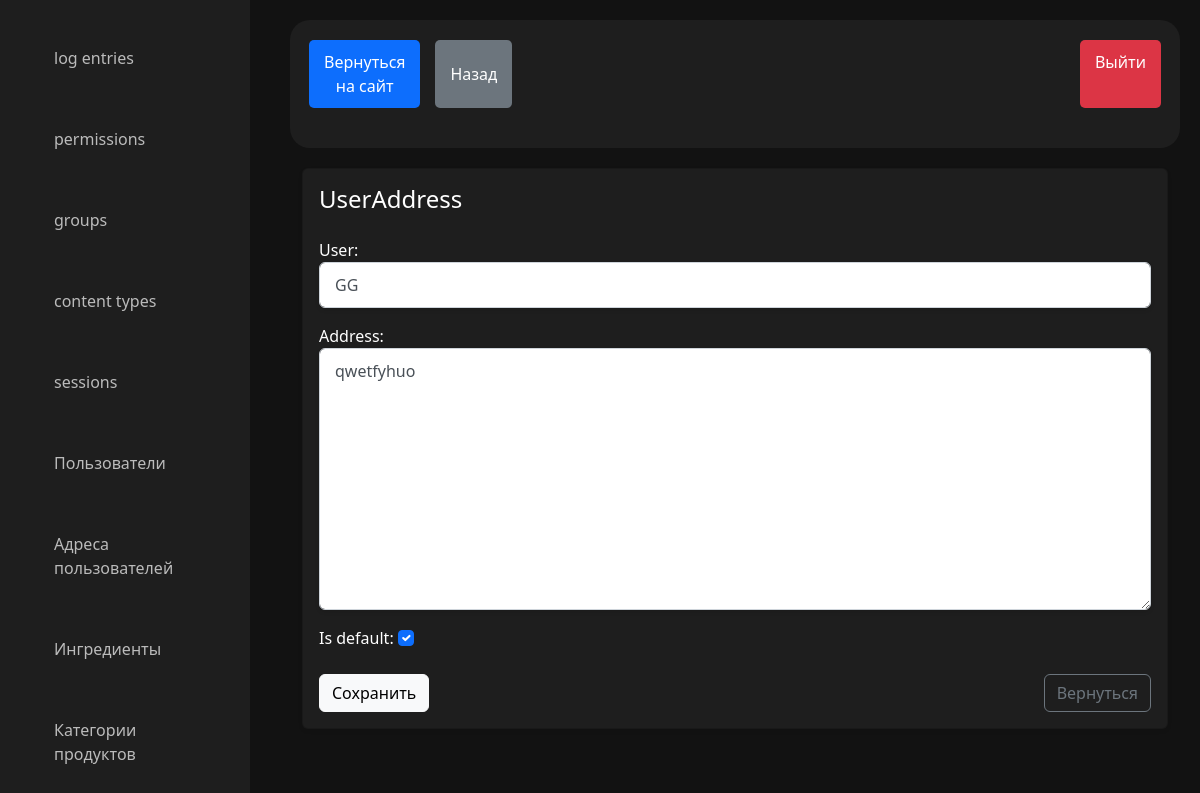
/request/model/UserAddress/edit/3/ (signed in), run on the app's committed database.
### main/models.py (models this page shows, shortened)
class UserAddress(models.Model):
    user = models.ForeignKey(User, on_delete=models.CASCADE, related_name="addresses")
    address = models.TextField()
    is_default = models.BooleanField(default=False)
    class Meta:
        verbose_name = "Адрес пользователя"
        verbose_name_plural = "Адреса пользователей"
        ordering = ['-is_default']

### adminpanel/decorators.py (the view)
    def wrapper(request, *args, **kwargs):
        if not request.user.is_superuser:
            raise PermissionDenied
        return view_func(request, *args, **kwargs)

### adminpanel/forms.py (shortened to what this page needs)
    class CustomModelForm(modelform_factory(model, exclude=[])):
        def __init__(self, *args, **kwargs):
            super().__init__(*args, **kwargs)
            for field_name, field in self.fields.items():
                if isinstance(field.widget, forms.CheckboxInput):
                    field.widget.attrs.update({'class': 'form-check-input'})
                else:
                    field.widget.attrs.update({'class': 'form-control'})

### adminpanel/forms.py (called while the page is built, shortened)
def get_custom_model_form(model):
    class CustomModelForm(modelform_factory(model, exclude=[])):
        def __init__(self, *args, **kwargs):
            super().__init__(*args, **kwargs)
            for field_name, field in self.fields.items():
                if isinstance(field.widget, forms.CheckboxInput):
                    field.widget.attrs.update({'class': 'form-check-input'})
                else:
                    field.widget.attrs.update({'class': 'form-control'})
    return CustomModelForm

### adminpanel/views.py (called while the page is built)
def get_models_list():
    return [
        {
            'name': model._meta.object_name,
            'verbose_name_plural': model._meta.verbose_name_plural
        }
        for model in apps.get_models()
    ]

@login_required
@admin_required
def model_edit_view(request, model_name, object_id=None):
    model = apps.get_model('main', model_name)
    instance = None
    if object_id:
        instance = get_object_or_404(model, id=object_id)
    ModelForm = get_custom_model_form(model)
    if request.method == 'POST':
        form = ModelForm(request.POST, request.FILES, instance=instance)
        if form.is_valid():
            form.save()
            return redirect('model_list_view', model_name=model_name)
    else:
        form = ModelForm(instance=instance)
    context = {
        'form': form,
        'model_name': model_name,
        'models': get_models_list()  # Передаем список моделей в шаблон
    }
    return render(request, 'admin_panel/model_edit.html', context)

### main/context_processors.py (called while the page is built)
def cart_items_count(request):
    cart = Cart(request)
    return {'cart_items_count': len(cart.cart)}

### main/models.py (called while the page is built)
    def __str__(self):
        return self.full_name

### adminpanel/templates/admin_panel/model_edit.html (shortened to what this page needs)
{% extends 'admin_panel/dashboard.html' %}
{% load static %}
{% block link %}
    <link rel="stylesheet" href="https://cdn.jsdelivr.net/npm/flatpickr/dist/flatpickr.min.css">
    <link rel="stylesheet" type="text/css" href="https://npmcdn.com/flatpickr/dist/themes/dark.css">
{% endblock %}
{% block content %}
    <div class="card shadow-sm text-white ">
        <div class="card-body">
            <h1 class="h4 mb-4">{{ model_name }}</h1>
            <form method="post" enctype="multipart/form-data">
                {{ form.as_p }}
                <div class="d-flex justify-content-between mt-4">
                    <button type="submit" class="btn btn-light">Сохранить</button>
                    <a href="{% url 'model_list_view' model_name=model_name %}" class="btn btn-outline-secondary">Вернуться</a>
                </div>
            </form>
        </div>
    </div>
{% endblock %}

### adminpanel/static/admin_panel/css/index.css (style rules this page uses)
body { display: flex; min-height: 100vh; background-color: #121212; color: white; }
.card { background: #1e1e1e; }

### adminpanel/static/admin_panel/css/select.css (style rules this page uses)
.form-control { padding: 10px 15px; font-size: 16px; color: #495057; box-shadow: 0 2px 4px rgba(0, 0, 0, 0.1); background-color: #ffffff; border: 1px solid #ced4da; transition: all 0.2s ease-in-out; }

### data on the page
UserAddress: user "GG", address "qwetfyhuo", is_default "☑"

### other printed values
{{ model.verbose_name_plural }} "log entries" "permissions" "groups" "content types" "sessions" "Пользователи" "Адреса пользователей" "Ингредиенты" "Категории продуктов"
{{ model_name }} "UserAddress"
